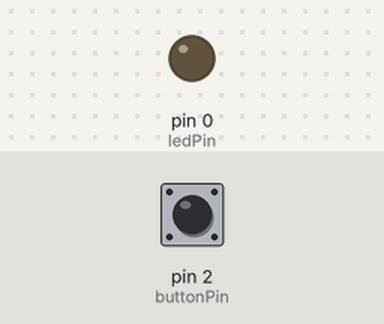
This sketch was run on a simulated Arduino Uno, built with avr-gcc and run on an emulated ATmega328P. On the bench: output pins drawn as LEDs (lit = HIGH). Inputs (shaded band) come from the test bench; at power-on: pin 2 (buttonPin) LOW.

Above: at 2.2 s.
2.3 s: pin 2 (buttonPin) pulled HIGH for 0.15 s
At 2.37 s:
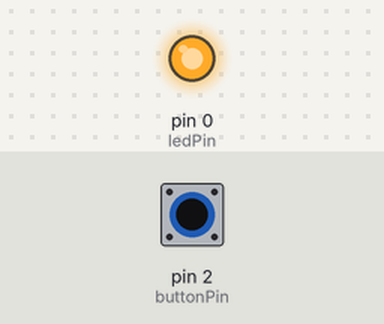
3.9 s: pin 2 (buttonPin) pulled HIGH for 3.2 s
At 7.5 s:
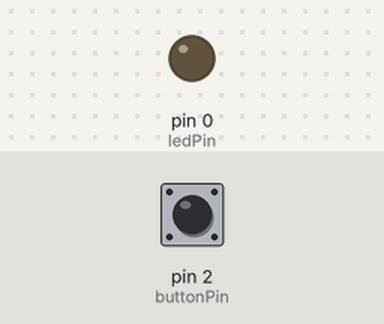
Timing chart, 0 to 9.0 s (numbered marks = the images above; inputs shaded):
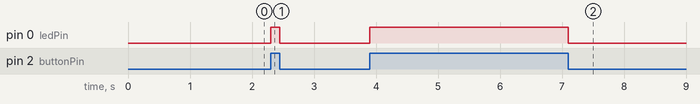

Measured:
- after the input at 2.3 s, pin 0 (ledPin): LOW → HIGH at once, → LOW 0.15 s later
- after the input at 3.9 s, pin 0 (ledPin): LOW → HIGH at once, → LOW 3.2 s later

The sketch:

BUTTON-LED-test.ino
```cpp
const int buttonPin = 2;     // the number of the pushbutton pin
const int ledPin =  0;      // the number of the LED pin

// variables will change:
int buttonState = 0;         // variable for reading the pushbutton status

void setup() {
  // initialize the LED pin as an output:
  pinMode(ledPin, OUTPUT);
  // initialize the pushbutton pin as an input:
  pinMode(buttonPin, INPUT);

  digitalWrite(ledPin, LOW);
  delay(1000);
}

void loop() {
  // read the state of the pushbutton value:
  buttonState = digitalRead(buttonPin);

  // check if the pushbutton is pressed. If it is, the buttonState is HIGH:
  if (buttonState == HIGH) {
   // turn LED on:
    digitalWrite(ledPin, HIGH);
  } else {
    // turn LED off:
    digitalWrite(ledPin, LOW);
  }
}
```
